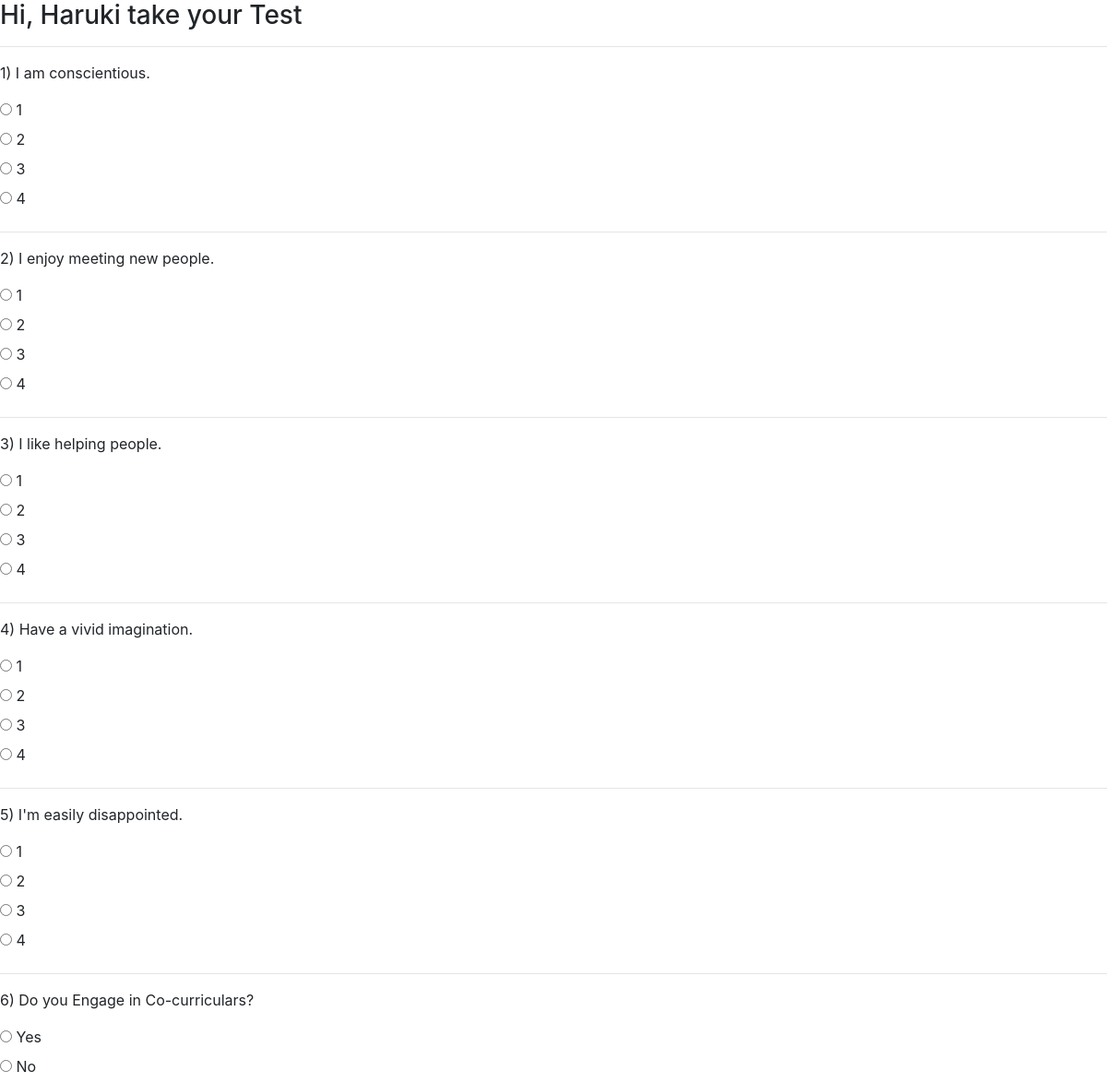
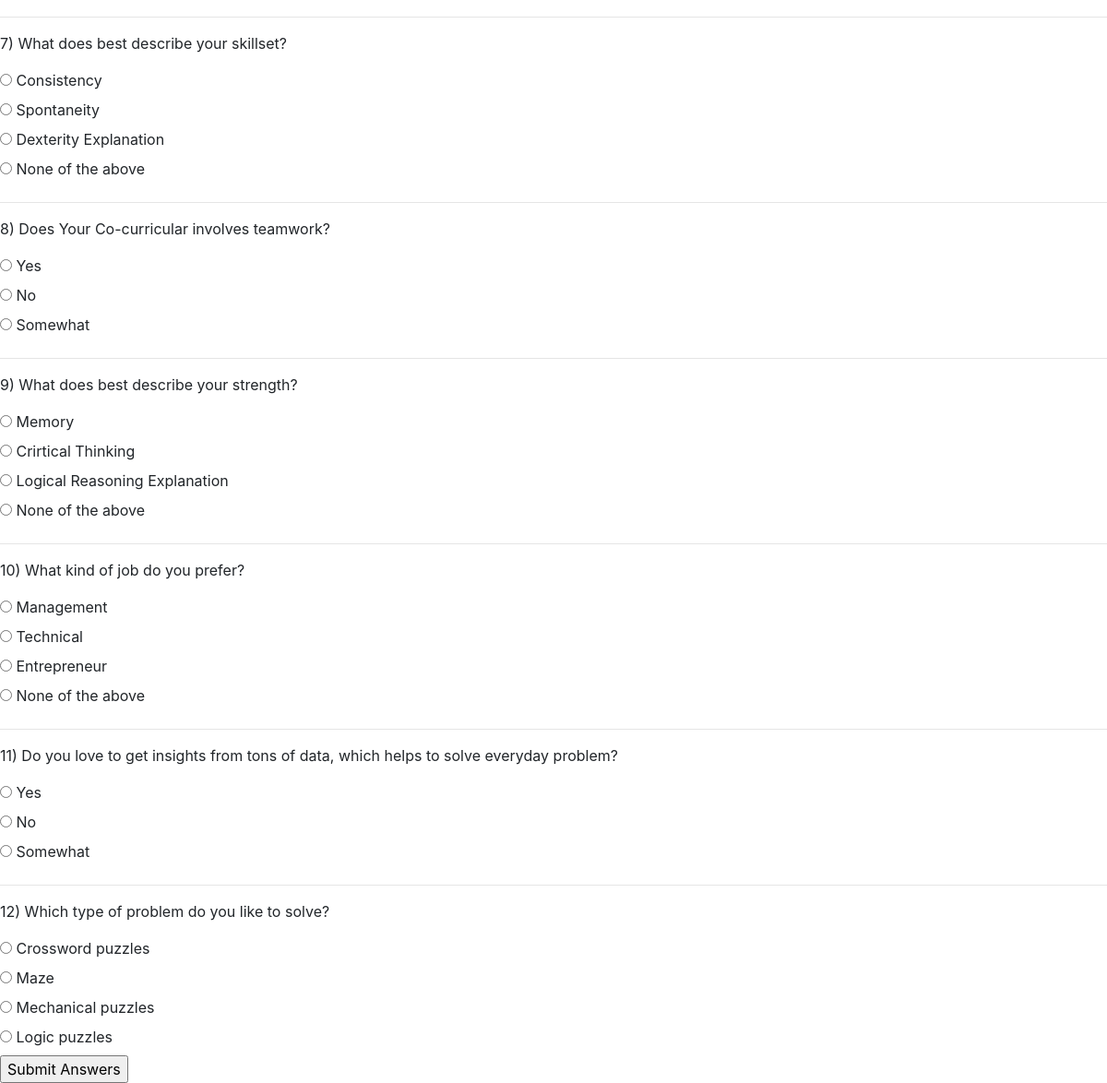
The app's page /init_test/take_test/ (signed in) with its own data (2 pictures, top to bottom).
### init_test/models.py (models this page shows)
class test(models.Model):
    question = models.CharField(max_length=500)
    option1 = models.CharField(max_length=200)
    option2 = models.CharField(max_length=200)
    option3 = models.CharField(max_length=200, null=True)
    option4 = models.CharField(max_length=200, null=True)

### init_test/views.py (the view, shortened to what this page needs)
# urls.py: path('take_test/', views.take_test, name="take_test"),
def take_test(request):
    user_id = request.user.id
    print(user_id)
    if request.method == 'GET':
        exam = test.objects.all()
        return render(request, 'take_test.html', {'exam': exam})

### templates/take_test.html (shortened to what this page needs)
<!DOCTYPE html>
<html>
<head>
    <link rel="stylesheet" href="https://maxcdn.bootstrapcdn.com/bootstrap/4.5.0/css/bootstrap.min.css">
</head>
<body>
{% if user.is_authenticated %}
<h3>Hi, {{ user.first_name }} take your Test</h3>
    <form action="{% url 'take_test' %}" method="post">
        {% for i in exam %}
            <hr>
            <p>{{ i.id }}) {{ i.question }}</p>
            <input type="radio" name="{{ i.id }}" required id="{{ i.option1 }}"  value="{{ i.option1 }} ">
            <label for="{{ i.option1 }}">{{ i.option1 }}</label><br>
            <input type="radio" name="{{ i.id }}" required id="{{ i.option2 }}"  value="{{ i.option2 }}">
            <label for="{{ i.option2 }}">{{ i.option2 }}</label><br>
            {% if i.option3 %}
                <input type="radio" name="{{ i.id }}" required id="{{ i.option3 }}"  value="{{ i.option3 }}">
            <label for="{{ i.option3 }}">{{ i.option3 }}</label><br>
            {% endif %}
            {% if i.option4 %}
                <input type="radio" name="{{ i.id }}" required id="{{ i.option4 }}"  value="{{ i.option4 }}">
            <label for="{{ i.option4 }}">{{ i.option4 }}</label>
                <br>
            {% endif %}
        {% endfor %}
    <input type="submit" value="Submit Answers">
    </form>
    {% endif %}
</body>
</html>

### records on screen
test: id "1", question "I am conscientious.", option1 "1", option2 "2", option3 "3", option4 "4"
test: id "2", question "I enjoy meeting new people.", option1 "1", option2 "2", option3 "3", option4 "4"
test: id "3", question "I like helping people.", option1 "1", option2 "2", option3 "3", option4 "4"
test: id "4", question "Have a vivid imagination.", option1 "1", option2 "2", option3 "3", option4 "4"
test: id "5", question "I'm easily disappointed.", option1 "1", option2 "2", option3 "3", option4 "4"
test: id "6", question "Do you Engage in Co-curriculars?", option1 "Yes", option2 "No"
test: id "7", question "What does best describe your skillset?", option1 "Consistency", option2 "Spontaneity", option3 "Dexterity Explanation", option4 "None of the above"
test: id "8", question "Does Your Co-curricular involves teamwork?", option1 "Yes", option2 "No", option3 "Somewhat"
test: id "9", question "What does best describe your strength?", option1 "Memory", option2 "Crirtical Thinking", option3 "Logical Reasoning Explanation", option4 "None of the above"
test: id "10", question "What kind of job do you prefer?", option1 "Management", option2 "Technical", option3 "Entrepreneur", option4 "None of the above"
test: id "11", question "Do you love to get insights from tons of data, which helps to solve everyday problem?", option1 "Yes", option2 "No", option3 "Somewhat"
test: id "12", question "Which type of problem do you like to solve?", option1 "Crossword puzzles", option2 "Maze", option3 "Mechanical puzzles", option4 "Logic puzzles"

### other values on screen
{{ user.first_name }} "Haruki"
